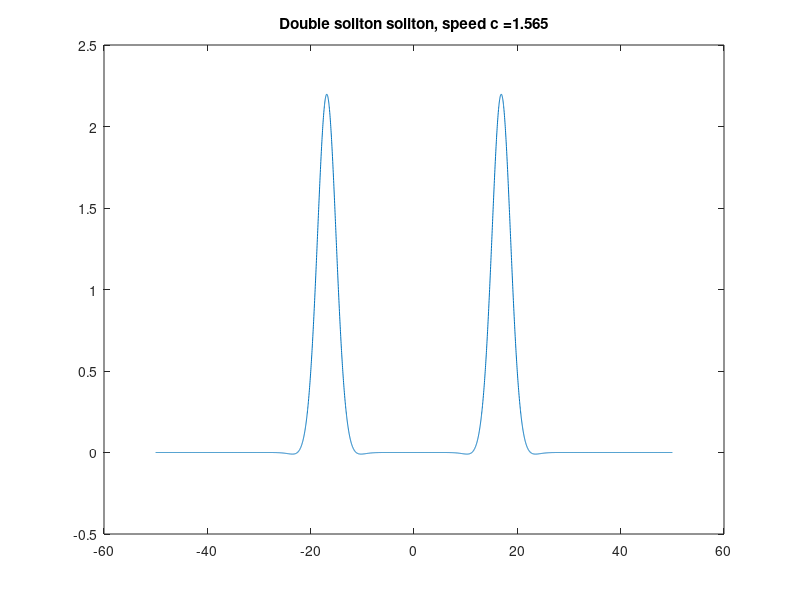
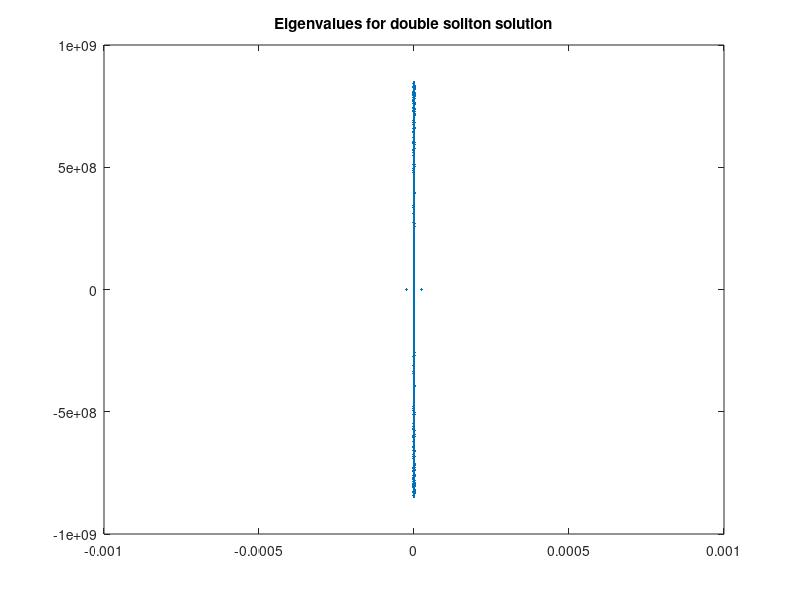
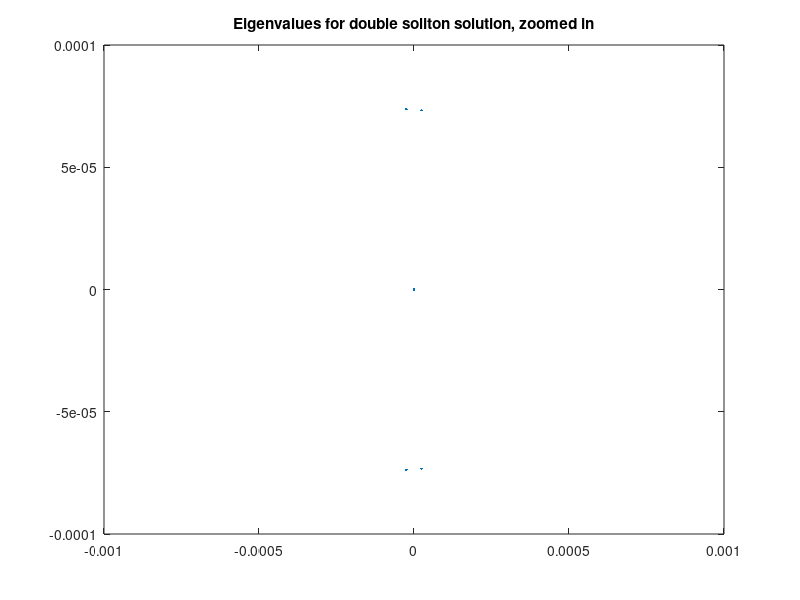

Write the MATLAB code that produced these figures, in order.
%% plots eigenvalues of linearization about various waves
% loads eigenvalues from file since
% eig takes forever to run

% ranges for plots
% standard ranges
xrange      = 1e-03;
yrange      = 1e9;
% range to see distinct eigenvalues near real axis
yrange_zoom = 1e-4;

% single soliton, for comparison purposes
load eig5thNeumannsingle;

% figure;
% plot(x2, u2(1:end-1));
% title(strcat('Single soliton soliton, speed c =  ',num2str(c)) )
% 
% figure
% plot(V,'.');
% title('Eigenvalues for single soliton solution');
% axis([-xrange xrange -yrange yrange]);

% double soliton
% load eig5thNeumanndouble1;
% load eig5thNeumanndouble2;
load eig5thNeumanndouble3;


figure;
plot(x2, ud_full(1:end-1));
title(strcat('Double soliton soliton, speed c =  ',num2str(c)) )

figure
plot(V,'.');
title('Eigenvalues for double soliton solution');
axis([-xrange xrange -yrange yrange]);

figure
plot(V,'.');
title('Eigenvalues for double soliton solution, zoomed in');
axis([-xrange xrange -yrange_zoom yrange_zoom]);


